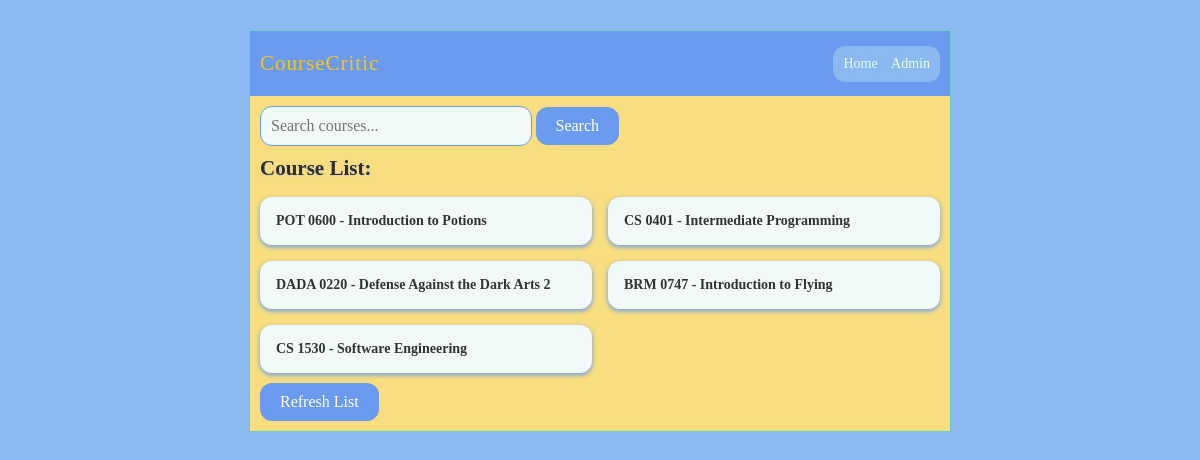
The page / on the database its author committed.
### model.py (models this page shows, shortened)
class Course(db.Model):
    __tablename__ = "course_table"
    id: Mapped[int] = mapped_column(primary_key=True)
    title: Mapped[str] = mapped_column(String(30), unique=True)
    course_code: Mapped[str] = mapped_column(String(30), unique=True)
    professors: Mapped[list["Professor"]] = relationship(secondary=prof_course_table, back_populates="courses")
    ratings: Mapped[list["Rating"]] = relationship("Rating", back_populates="course")

### course_critic.py (the view)
@app.route("/")
def home():
    courses = Course.query.all()
    return render_template("home.html", courses=courses)

### templates/home.html (shortened to what this page needs)
{% extends "layout.html" %}
{% block body %}
    <form method="GET" action="/search">
        <input id="searchBox" type="text" name="search" placeholder="Search courses...">
        <button type="submit" class="btn">Search</button>
    </form>
    <h2 id="listH2"> Course List: </h2>
    {% if courses %}
        <div class="course-grid">
            {% for course in courses %}
                <div class="course-card">
                    <a href="{{ url_for('course', course_id=course.id) }}">
                        {{ course.course_code }} - {{ course.title }}
                    </a>
                </div>
            {% endfor %}
        </div>
        <form action="/" method="GET">
            <button type="submit" class="btn" id="refreshBtn">Refresh List</button>
        </form>
    {% else %}
        <p>No courses found.</p>
        <form action="/" method="GET">
            <button class= "btn" id="refreshBtn" type="submit">Refresh List</button>
        </form>
    {% endif %}
{% endblock %}

### static/style.css (style rules this page uses)
#listH2 { margin-top: 10px; }
.course-grid { display: grid; grid-template-columns: repeat(auto-fill, minmax(250px, 1fr)); gap: 1rem; margin-top: 1rem; }
.course-card { background-color: var(--message-bg-color); border-radius: 12px; padding: 16px; box-shadow: 0 2px 5px var(--sky-blue); transition: transform 0.2s ease; }
.course-card a { text-decoration: none; color: #333; font-weight: bold; }
#refreshBtn { margin-top: 10px; }
a { color: var(--charcoal-gray); }
input[type="text"], input[type="password"] { background: var(--message-bg-color); padding: 2px; font-family: 'Didot', 'Playfair Display', serif; font-size: 14px; -moz-border-radius: 2px; -webkit-border-radius: 2px; color: var(--highlight-color); }
div.page h2 { margin: 0 0 15px 0; color: var(--charcoal-gray) ; text-shadow: 0 1px 2px #ccc; }
.btn { padding: 10px 20px; border: none; background-color: var(--sky-blue); color: var(--button-text-color); font-size: 16px; font-family: 'Didot', 'Playfair Display', serif; border-radius: 12px; cursor: pointer; transition: background-color 0.2s ease; }
#searchBox { border-radius: 12px; padding: 10px; }
input[type="text"] { padding: 8px; width: 250px; font-size: 16px; border: 1px solid var(--sky-blue); border-radius: 12px; }

### rows shown on the page
Course: course_code "POT 0600", title "Introduction to Potions"
Course: course_code "CS 0401", title "Intermediate Programming"
Course: course_code "DADA 0220", title "Defense Against the Dark Arts 2"
Course: course_code "BRM 0747", title "Introduction to Flying"
Course: course_code "CS 1530", title "Software Engineering"
